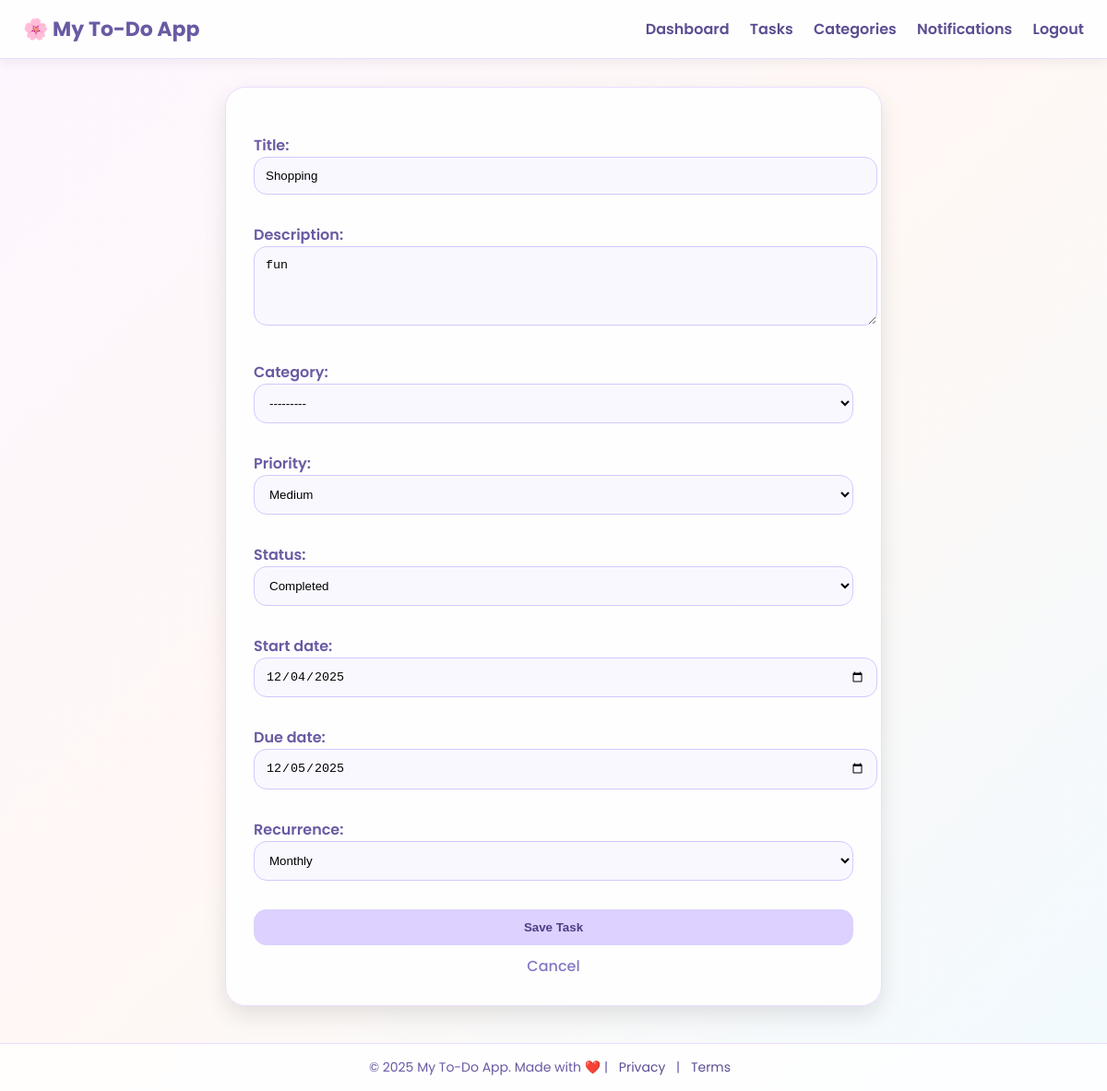
Screenshot of /task/3/edit/ (signed in) with the database file from the repository.
### todo/models.py (models this page shows, shortened)
class Task(models.Model):
    PRIORITY_CHOICES = [
        ('low', 'Low'),
        ('medium', 'Medium'),
        ('high', 'High'),
    ]
    STATUS_CHOICES = [
        ('pending', 'Pending'),
        ('in_progress', 'In Progress'),
        ('completed', 'Completed'),
    ]
    RECUR_CHOICES = [
        ('none', 'None'),
        ('daily', 'Daily'),
        ('weekly', 'Weekly'),
        ('monthly', 'Monthly'),
    ]
    user = models.ForeignKey(User, on_delete=models.CASCADE, related_name='tasks')
    title = models.CharField(max_length=255)
    description = models.TextField(blank=True, null=True)
    category = models.ForeignKey(Category, on_delete=models.SET_NULL, null=True, blank=True, related_name='tasks')
    priority = models.CharField(max_length=10, choices=PRIORITY_CHOICES, default='medium')
    status = models.CharField(max_length=15, choices=STATUS_CHOICES, default='pending')
    start_date = models.DateField(default=timezone.now)
    due_date = models.DateField(default=default_due_date)
    recurrence = models.CharField(max_length=10, choices=RECUR_CHOICES, default='none')
    created_at = models.DateTimeField(auto_now_add=True)
    updated_at = models.DateTimeField(auto_now=True)

### todo/views.py (the view)
# urls.py: path('task/<int:pk>/edit/', views.task_update, name='task-edit'),
@login_required
def task_update(request, pk):
    task = get_object_or_404(Task, pk=pk, user=request.user)
    if request.method == "POST":
        form = TaskForm(request.POST, instance=task)
        if form.is_valid():
            form.save()
            messages.success(request, "Task updated.")
            return redirect("task-list")
    else:
        form = TaskForm(instance=task)
    return render(request, "task/task_form.html", {"form": form, "task": task})

### todo/forms.py
class TaskForm(forms.ModelForm):
    start_date = forms.DateField(widget=forms.DateInput(attrs={'type': 'date'}))
    due_date = forms.DateField(widget=forms.DateInput(attrs={'type': 'date'}))
    class Meta:
        model = Task
        fields = [
            'title', 'description', 'category', 'priority', 'status',
            'start_date', 'due_date', 'recurrence'
        ]
        widgets = {
            'description': forms.Textarea(attrs={'rows': 4}),
        }

### todo/models.py (called while the page is built)
    def __str__(self):
        return self.name

### todo/templates/task/task_form.html (shortened to what this page needs)
{% extends 'base.html' %}
{% block content %}
<div class="form-card">
    <form method="POST">
        {{ form.as_p }}
        <button class="btn-submit">Save Task</button>
    </form>
    <a href="{% url 'task-list' %}" class="cancel-link">Cancel</a>
</div>
{% endblock %}

### todo/templates/base.html (style rules this page uses)
body { margin: 0; padding: 0; font-family: "Poppins", sans-serif; background: linear-gradient(135deg, #fdf6ff, #fef4f0, #f2fbff); color: #4f3d84; }
a { text-decoration: none; }
.form-card { background: rgba(255,255,255,0.88); padding: 30px; border-radius: 22px; border: 1px solid #e8dcff; box-shadow: 0 10px 25px rgba(0,0,0,0.08); max-width: 500px; margin: auto; animation: fadeSlide 0.45s ease; }

### todo/templates/task/task_form.html (style rules this page uses)
body { background: linear-gradient(135deg, #fdf6ff, #fff8f4, #f1faff); font-family: "Poppins", sans-serif; }
.form-card { background: rgba(255,255,255,0.88); padding: 30px; border-radius: 22px; border: 1px solid #e8dcff; max-width: 650px; margin: auto; box-shadow: 0 10px 25px rgba(0,0,0,0.10); animation: fadeSlide 0.45s ease; }
label { font-weight: 600; color: #6a5aa3; margin-bottom: 4px; }
input, select, textarea { width: 100%; padding: 12px; border-radius: 14px; border: 1px solid #d4c8ff; margin-bottom: 15px; background: #faf8ff; transition: 0.2s ease; }
.btn-submit { width: 100%; background: #dcd1ff; color: #4f3d84; padding: 12px; border-radius: 14px; font-weight: 600; border: none; transition: 0.3s ease; }
.cancel-link { text-decoration: none; display: block; text-align: center; margin-top: 10px; color: #8676c3; font-weight: 500; }

### rows the page displays
Task: title "Shopping", description "fun", category "---------", priority "Medium", status "Completed", start_date "12/04/2025", due_date "12/05/2025", recurrence "Monthly"
